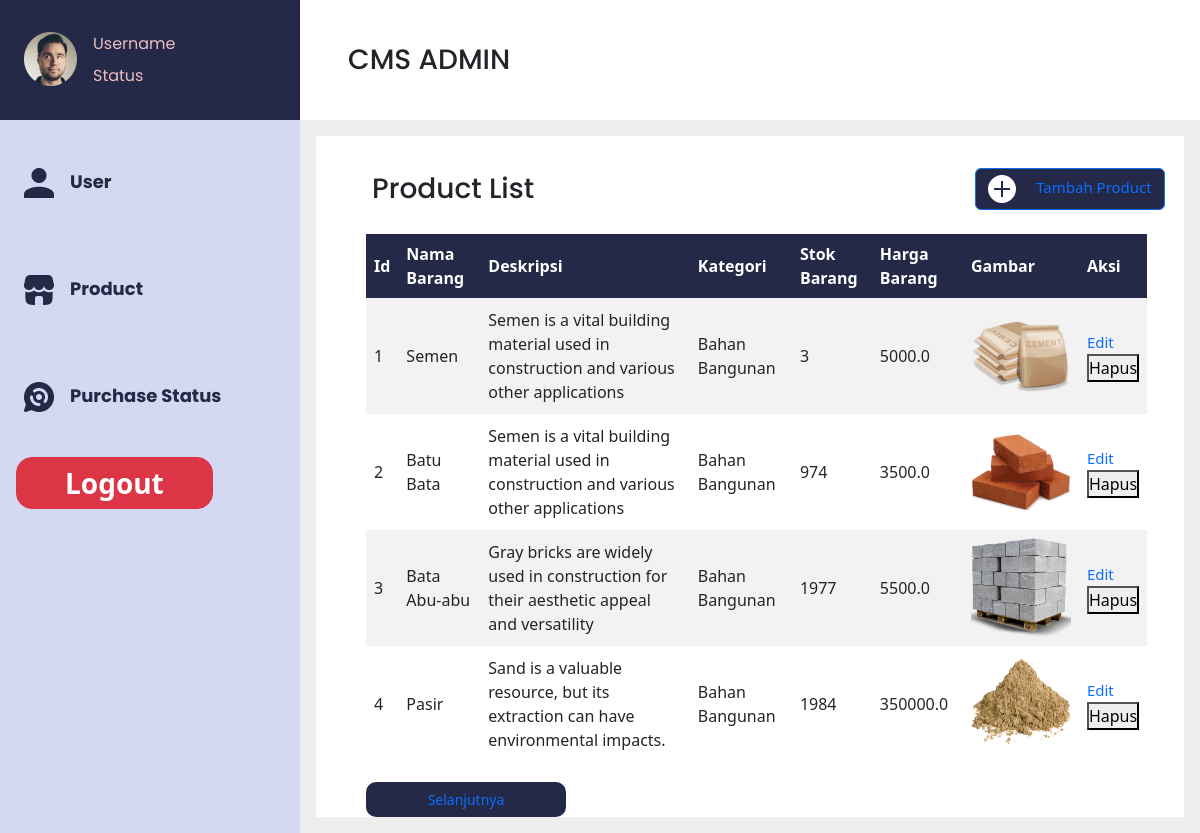
Page /admin_crud (signed in) on the committed database.
### models/product.py (models this page shows)
class Product(db.Model):
    __tablename__ = 'product'
    id_product = db.Column(db.Integer, primary_key=True)
    name = db.Column(db.String(100))
    desc = db.Column(db.String(100))
    category = db.Column(db.String(100))
    quantityInStock = db.Column(db.Integer)
    price = db.Column(db.Float)
    picture = db.Column(db.String(100))

### app.py (the view)
@app.route("/admin_crud")
@admin_required
def admin_crud():
    barang_list = Product.query.all()
    return render_template('admin_crud.html', barang_list=barang_list)

### app.py (called while the page is built)
def admin_required(func):
    @wraps(func)
    def decorated_view(*args, **kwargs):
        if not current_user.is_authenticated or not current_user.is_admin:
            flash("You need to log in as an admin to access this page.", "danger")
            return redirect(url_for('loginadmin'))
        return func(*args, **kwargs)
    return decorated_view

@login_manager.user_loader
def load_user(user_id):
    return User.query.get(int(user_id))

### templates/admin_crud.html (shortened to what this page needs)
<!DOCTYPE html>
<html lang="en">
<head>
    <link rel="stylesheet" type="text/css" href="{{ url_for('static', filename='css/crud_admin.css') }}">
    <link href="https://cdn.jsdelivr.net/npm/bootstrap@5.3.2/dist/css/bootstrap.min.css" rel="stylesheet"
>
</head>
<body>
    <div class="d-flex bd-highlight">
        <div class="d-flex flex-column bd-highlight justify-content-center" style="flex: 0 0 25%;">
            <div class="py-4 px-3 d-flex flex-row bd-highlight" style="background-color: #232946;">
                <div class="p-2 bd-highlight"><img src="../static/asset/Ellipse 9.png"></div>
                <div class="p-1 bd-highlight">
                    <div class="d-flex flex-column bd-highlight">
                        <div class="p-1 bd-highlight">Username</div>
                        <div class="p-1 bd-highlight">Status</div>
                    </div>
                </div>
            </div>
        </div>
        <div class="bd-highlight d-flex align-items-center ms-5 mt-3" style="flex: 0 0 70%;">
            <p class="fs-3" style="font-family: 'Poppins', sans-serif; font-weight: 500;">CMS ADMIN</p>
        </div>
    </div>
    <div class="d-flex bd-highlight">
        <div class="d-flex flex-column bd-highlight p-3" style="flex: 0 0 25%; background-color: #D4D8F0;">
            <div class="d-flex flex-row bd-highlight py-4">
                <div class="p-2 bd-highlight"><img src="../static/asset/Vector (3).png" alt=""></div>
                <div class="p-2 bd-highlight"> <a href="{{ url_for('admin_user') }}">
                        <p class="fw-bold">User</p>
                    </a></div>
            </div>
            <div class="d-flex flex-row bd-highlight py-4">
                <div class="p-2 bd-highlight"><img src="../static/asset/Vector (1).png" alt=""></div>
                <div class="p-2 bd-highlight"> <a href="{{ url_for('admin_crud') }}">
                        <p class="fw-bold">Product</p>
                    </a></div>
            </div>
            <div class="d-flex flex-row bd-highlight py-4">
                <div class="p-2 bd-highlight"><img src="../static/asset/Vector (2).png" alt=""></div>
                <div class="p-2 bd-highlight"> <a href="{{ url_for('admin_status') }}">
                        <p class="fw-bold">Purchase Status</p>
                    </a></div>
            </div>
            <form action="{{ url_for('logoutadmin') }}" method="POST">
                <button class="btn btn-danger fw-bold py-1 px-5 fs-3 rounded-4 mb-1"
                    type="submit">Logout</button>
            </form>
        </div>
        <div class="bd-highlight d-flex p-3" style="flex: 0 0 75%; background-color: #eeeeee;">
            <div class="d-flex flex-column bd-highlight" style="background-color: white;">
                <div class="p-2 bd-highlight mt-4 ms-5">
                    <div class="d-flex bd-highlight">
                        <div class="d-flex flex-column bd-highlight justify-content-center" style="flex: 0 0 75%;">
                            <p class="fs-3" style="font-family: 'Poppins', sans-serif; font-weight: 500;">Product List
                            </p>
                        </div>
                        <div class="bd-highlight me-5" style="flex: 0 0 25%;">
                            <button type="button" class="btn btn-primary" style="background-color: #232946;">
                                <img class="me-3" src="../static/asset/tambahProduct.png" alt=""> <a href="/add">Tambah Product</a></button>
                        </div>
                    </div>
                </div>
                <table class="p-2">
                    <tr>
                        <th>Id</th>
                        <th>Nama Barang</th>
                        <th>Deskripsi</th>
                        <th>Kategori</th>
                        <th>Stok Barang</th>
                        <th>Harga Barang</th>
                        <th>Gambar</th>
                        <th>Aksi</th>
                    </tr>
                    {% set items_per_page = 4 %}
                    {% set offset = request.args.get('offset', 0) | int %}
                    {% set start = offset %}
                    {% set end = offset + items_per_page %}
                    {% for barang in barang_list[start:end] %}
                    <tr>
                        <td>{{ barang.id_product }}</td>
                        <td>{{ barang.name }}</td>
                        <td>{{ barang.desc }}</td>
                        <td>{{ barang.category }}</td>
                        <td>{{ barang.quantityInStock }}</td>
                        <td>{{ barang.price }}</td>
                        <td><img src="{{ url_for('static', filename='unggah/'+ barang.picture) }}" width="100"
                                height="100">
                        </td>
                        <td>
                            <a href="/edit/{{ barang.id_product }}">Edit</a>
                            <form method="POST" action="/delete/{{ barang.id_product }}"
                                onsubmit="return confirm('Are you sure you want to delete this item?');">
                                <button type="submit">Hapus</button>
                            </form>
                        </td>
                    </tr>
                    {% endfor %}
                </table>
                <div class="button-main">
                    {% if end < barang_list|length %} <a class="button" href="{{ url_for('admin_crud', offset=end) }}">
                        Selanjutnya</a>
                    {% endif %}
                </div>
            </div>
        </div>
    </div>
</body>
</html>

### static/css/crud_admin.css (style rules this page uses)
* { padding: 0; margin: 0; }
a { color: white; font-size: 15px; text-decoration: none; }
table { margin-left: 50px; border-collapse: collapse; width: 90%; }
th, td { border: 1px solid #dee2e6; padding: 8px; }
th { background-color: #232946; color: #fff; font-weight: bold; }
tr:nth-child(even) { background-color: #f2f2f2; }
tr:nth-child(odd) { background-color: #fff; }
.button-main { margin-left: 50px; }
.button { border-radius: 10px; margin-top: 20px; width: 200px; height: 35px; background-color: #232946; }
a.button { display: flex; justify-content: center; align-items: center; font-size: 14px; }

### templates/admin_crud.html (style rules this page uses)
.p-1.bd-highlight { font-family: 'Poppins', sans-serif; color: #EEBBC3; font-size: medium; }
p.fw-bold { font-family: 'Poppins', sans-serif; color: #232946; font-weight: bold; font-size: large; }
a { text-decoration: none; }

### rows in the picture
Product: id_product "1", name "Semen", desc "Semen is a vital building material used in construction and various other applications", category "Bahan Bangunan", quantityInStock "3", price "5000.0", picture (picture)
Product: id_product "2", name "Batu Bata", desc "Semen is a vital building material used in construction and various other applications", category "Bahan Bangunan", quantityInStock "974", price "3500.0", picture (picture)
Product: id_product "3", name "Bata Abu-abu", desc "Gray bricks are widely used in construction for their aesthetic appeal and versatility", category "Bahan Bangunan", quantityInStock "1977", price "5500.0", picture (picture)
Product: id_product "4", name "Pasir", desc "Sand is a valuable resource, but its extraction can have environmental impacts.", category "Bahan Bangunan", quantityInStock "1984", price "350000.0", picture (picture)
